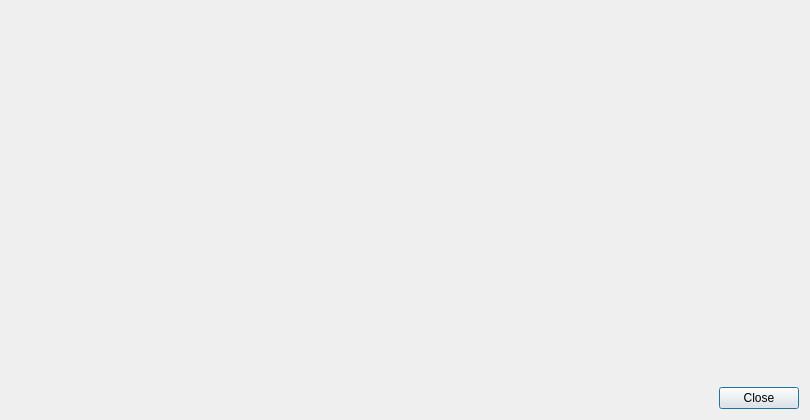
<?xml version="1.0" encoding="UTF-8"?>
<ui version="4.0">
 <class>DelayAnalysis</class>
 <widget class="QDialog" name="DelayAnalysis">
  <property name="geometry">
   <rect>
    <x>0</x>
    <y>0</y>
    <width>810</width>
    <height>420</height>
   </rect>
  </property>
  <property name="windowTitle">
   <string>Delay analysis</string>
  </property>
  <layout class="QVBoxLayout" name="verticalLayout">
   <item>
    <layout class="QHBoxLayout" name="horizontalLayout">
     <item>
      <widget class="QwtPlot" name="plotDelayOn"/>
     </item>
     <item>
      <widget class="QwtPlot" name="plotDelayOff"/>
     </item>
    </layout>
   </item>
   <item>
    <widget class="QDialogButtonBox" name="buttonBox">
     <property name="orientation">
      <enum>Qt::Horizontal</enum>
     </property>
     <property name="standardButtons">
      <set>QDialogButtonBox::Close</set>
     </property>
    </widget>
   </item>
  </layout>
 </widget>
 <customwidgets>
  <customwidget>
   <class>QwtPlot</class>
   <extends>QFrame</extends>
   <header>qwt_plot.h</header>
  </customwidget>
 </customwidgets>
 <resources/>
 <connections>
  <connection>
   <sender>buttonBox</sender>
   <signal>accepted()</signal>
   <receiver>DelayAnalysis</receiver>
   <slot>accept()</slot>
   <hints>
    <hint type="sourcelabel">
     <x>248</x>
     <y>254</y>
    </hint>
    <hint type="destinationlabel">
     <x>157</x>
     <y>274</y>
    </hint>
   </hints>
  </connection>
  <connection>
   <sender>buttonBox</sender>
   <signal>rejected()</signal>
   <receiver>DelayAnalysis</receiver>
   <slot>reject()</slot>
   <hints>
    <hint type="sourcelabel">
     <x>316</x>
     <y>260</y>
    </hint>
    <hint type="destinationlabel">
     <x>286</x>
     <y>274</y>
    </hint>
   </hints>
  </connection>
 </connections>
</ui>
